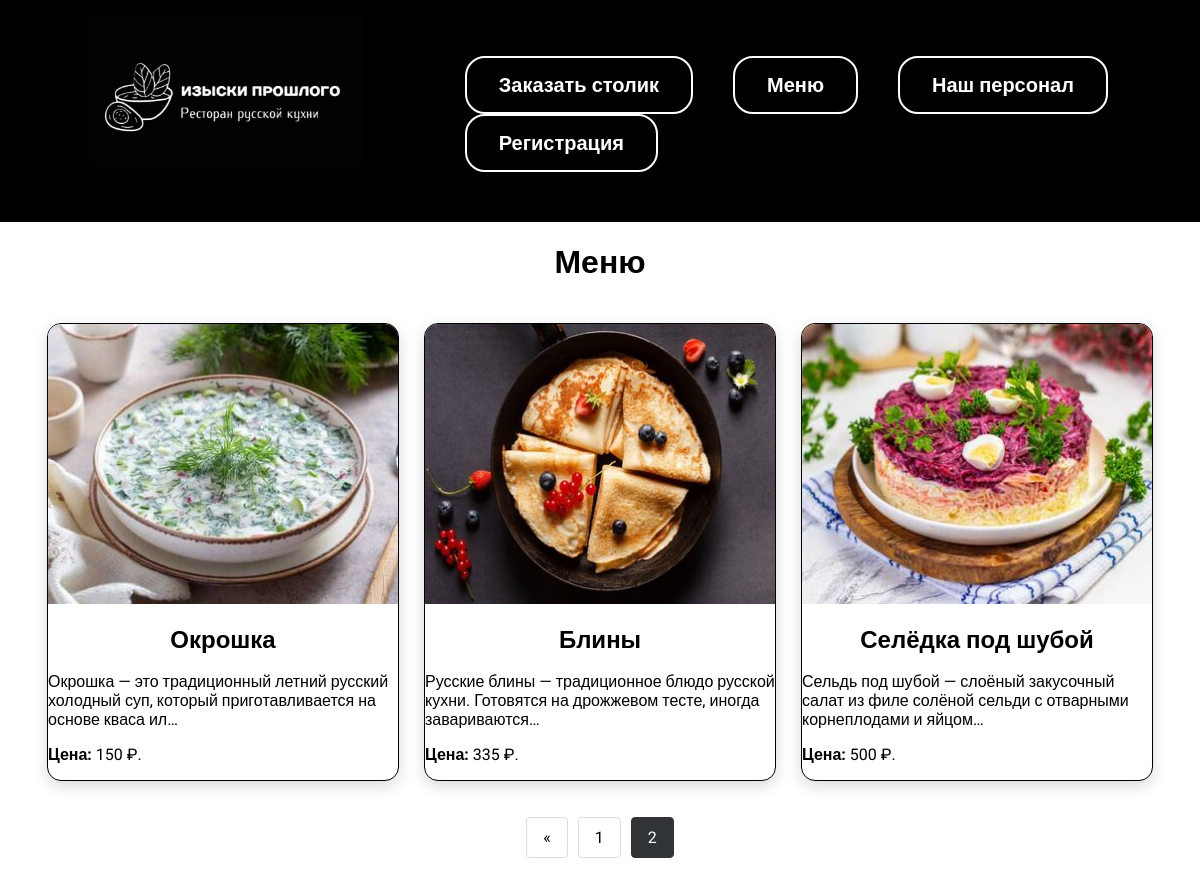
/menu/?page=2, run on the app's committed database.
### view/models.py (models this page shows, shortened)
class Menu(models.Model):
    title = models.CharField(max_length=100)
    image = models.ImageField(upload_to='images/')
    recipe = models.CharField(max_length=2000)
    ingredients = models.CharField(max_length=1000)
    url = models.URLField(blank=True)
    rating = models.IntegerField(default=0, blank=True)
    price = models.DecimalField(max_digits=10, decimal_places=2)
    slug = models.SlugField(max_length=250, unique=True)

### view/views.py (the view)
# urls.py: path('menu/', views.menu, name='menu'),
def menu(request):
    menu_items = Menu.objects.all()
    paginator = Paginator(menu_items, 3)
    page = request.GET.get('page')
    try:
        menu_items = paginator.page(page)
    except PageNotAnInteger:
        menu_items = paginator.page(1)
    except EmptyPage:
        menu_items = paginator.page(paginator.num_pages)
    return render(request, 'view/menu.html', {"menu": menu_items})

### view/templates/view/menu.html (shortened to what this page needs)
{% extends 'view/base.html' %}
{% load static %}
{% block content %}
<div class="center_pers"><h1>Меню</h1></div>
<div class="column">
    {% for item in menu %}
    <div class="menu-card">
        <a href="{% url 'dish' item.slug %}"><img class="menu-image" src="{{ item.image.url }}"></a>
        <div class="menu-content">
            <h3 class="menu-title">{{ item.title }}</h3>
            <p class="menu-recipe">{{ item.recipe|truncatechars:100 }}</p>
            <p class="rating"><b>Цена:</b> {{ item.price|floatformat:0 }} ₽.</p>
        </div>
    </div>
    {% endfor %}
</div>
<nav aria-label="Page navigation example">
    <ul class="pagination">
        {% if menu.has_previous %}
        <li class="page-item">
            <a class="page-link" href="?page={{ menu.previous_page_number }}" aria-label="Previous">
                <span aria-hidden="true">&laquo;</span>
            </a>
        </li>
        {% endif %}
        {% for num in menu.paginator.page_range %}
            {% if menu.number == num %}
            <li class="page-item active">
                <a class="page-link" href="?page={{ num }}">{{ num }}</a>
            </li>
            {% else %}
            <li class="page-item">
                <a class="page-link" href="?page={{ num }}">{{ num }}</a>
            </li>
            {% endif %}
        {% endfor %}
    </ul>
</nav>
{% endblock %}

### view/static/css/styleDip.css (style rules this page uses)
body { font-family: "Roboto", sans-serif; background: #ffffff; padding: 0; margin: 0; }
.column { display: flex; flex-direction: row; flex-wrap: nowrap; justify-content: center; gap: 25px; padding: 20px; max-width: 100%; margin: 0 auto; overflow-x: auto; }
.menu-card { background: white; border-radius: 14px; overflow: hidden; box-shadow: 0 5px 15px rgba(0, 0, 0, 0.15); transition: all 0.3s ease; border: 1px solid #000000; position: relative; max-width: 350px; }
.menu-image { width: 100%; height: 280px; object-fit: cover; transition: transform 0.5s; }
.menu-title { font-size: 24px; margin: 18px 0; text-align: center; padding: 0 18px; }
.center_pers { text-align: center; }
.pagination { display: flex; gap: 10px; list-style: none; padding: 0; justify-content: center; }
.page-item { display: inline-block; }
.page-link { display: block; padding: 10px 16px; text-decoration: none; color: #000000; border: 1px solid #ddd; border-radius: 4px; transition: all 0.3s; }
.page-item.active .page-link { background-color: #313436; color: white; border-color: #313436; }

### data on the page
Menu: image (picture), title "Окрошка", recipe "Окрошка — это традиционный летний русский холодный суп, который приготавливается на основе кваса ил…", price "150"
Menu: image (picture), title "Блины", recipe "Русские блины — традиционное блюдо русской кухни. Готовятся на дрожжевом тесте, иногда завариваются…", price "335"
Menu: image (picture), title "Селёдка под шубой", recipe "Сельдь под шубой — слоёный закусочный салат из филе солёной сельди с отварными корнеплодами и яйцом…", price "500"

### other printed values
{{ num }} "1"
{{ num }} "2"
